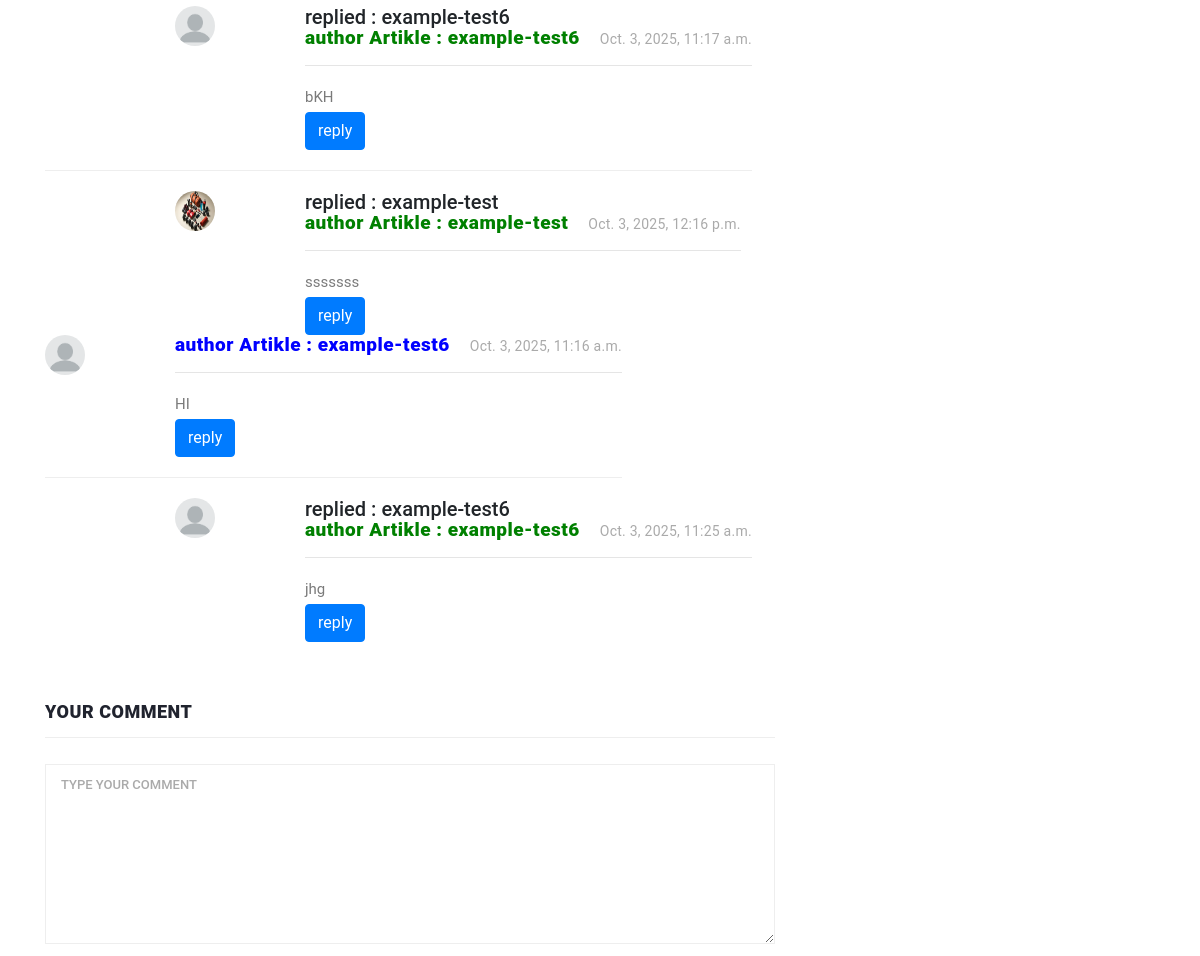
The app's page /article/detail/django (middle part), older data.
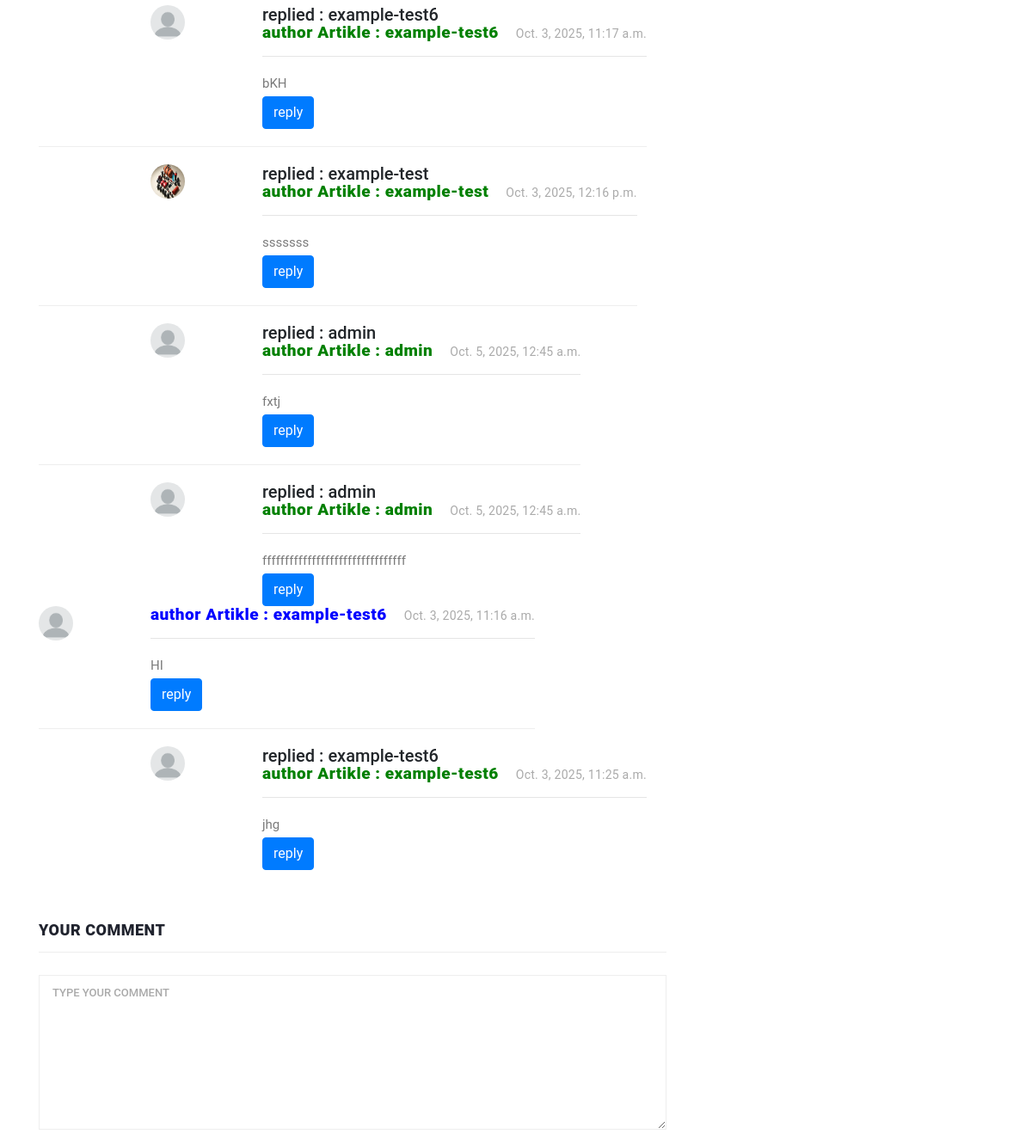
The same page, newer data.
### blog_app/models.py (models this page shows, shortened)
class Comment(models.Model):
    myarticle = models.ForeignKey(artikle,on_delete=models.CASCADE,related_name='commentss')
    user = models.ForeignKey(User,on_delete=models.CASCADE,related_name='comments')
    parent = models.ForeignKey('self',on_delete=models.CASCADE,related_name='replies',null=True,blank=True)
    body = models.TextField()
    created_at = models.DateTimeField(auto_now_add=True)

### account_app/models.py (models this page shows, shortened)
class profile(models.Model):
    myuser = models.OneToOneField(User,on_delete=models.CASCADE)
    family = models.CharField(max_length=25)
    nationalcode = models.CharField(max_length=25)
    image = models.ImageField(upload_to='images/profile',blank=True,null=True)

### blog_app/views.py (the view)
# urls.py: urlpatterns = [path('detail/<slug:slug>',views.post_detail,name='article_detail'),
def post_detail(request, slug):
    articles = artikle.objects.filter(slug=slug)
    if not articles.exists():
        raise Http404("مقاله پیدا نشد")
    arti = articles.first()
    arti.views += 1
    arti.save()
    footer1 = footer.objects.last()
    if request.method == 'POST':
        body = request.POST.get('body')
        parent_id = request.POST.get('parent_id')
        Comment.objects.create(body=body, myarticle=arti, user=request.user, parent_id=parent_id)
    return render(request, 'blog_app/artikle_details.html', {'art': arti, 'footers': footer1})

### blog_app/models.py (called while the page is built)
    def save(self, force_insert = False, force_update = False, using = None, update_fields = None):
        self.slug = slugify(self.title)
        super(artikle,self).save()

### context_processors/context_processors.py (called while the page is built)
def recent_artikles(request):
    recent_art = artikle.objects.order_by('-views')[:3]
    return {'recent_art':recent_art}

def categori_artikles(request):
    categori = category.objects.all()
    return {'cati':categori}

### blog_app/templates/blog_app/artikle_details.html (shortened to what this page needs)
{% extends 'base.html' %}
{% load static %}
{% load render_partial %}
{% block content %}
    <section class="blog-posts grid-system">
      <div class="container">
        <div class="row">
          <div class="col-lg-8">
            <div class="all-blog-posts">
              <div class="row">
                <div class="col-lg-12">
                  <div class="sidebar-item comments">
                    <div class="content">
                      <ul>
                        {% for comm in art.commentss.all %}
                         {% if comm.parent == None %}
                          <li class="comment">
                            <div class="author-thumb">
                              {% if comm.user.profile.image %}
                                <span><img src="{{comm.user.profile.image.url}}" alt="" style="width: 40px;height: 40px;border-radius: 50%;"></span>
                              {% else %}
                                <span><img src="{% static 'images/icons/defaults.png' %}" alt="" style="width: 40px;height: 40px;border-radius: 50%;"></span>
                              {% endif %}
                            </div>
                            <div class="right-content">
                              <h4 style="color: blue;">author Artikle : {{comm.user.username}}<span>{{comm.created_at}}</span></h4>
                              <hr>
                              <p dir="rtl">{{comm.body}}</p>
                              <button class="btn btn-primary" onclick="set_value({{ comm.id }})">reply</button>
                            </div>
                          </li>
                         {% endif %}
                          <ul>
                              {% for reply in comm.replies.all %}
                               <li class="replied">
                                  <div class="author-thumb">
                                    {% if reply.user.profile.image %}
                                      <span><img src="{{reply.user.profile.image.url}}" alt="" style="width: 40px;height: 40px;border-radius: 50%;"></span>
                                    {% else %}
                                      <span><img src="{% static 'images/icons/defaults.png' %}" alt="" style="width: 40px;height: 40px;border-radius: 50%;"></span>
                                    {% endif %}
                                  </div>
                                  <div class="right-content">
                                    <h5> replied : {{reply.user.username}}</h5>
                                    <h4 style="color: green;">author Artikle : {{reply.user.username}}<span>{{reply.created_at}}</span></h4>
                                    <hr>
                                    <p dir="rtl">{{reply.body}}</p>
                                    <button class="btn btn-primary" onclick="set_value({{ comm.id }})">reply</button>
                                  </div>
                               </li>
                              {% endfor %}
                            </ul>
                        {% endfor %}
                      </ul>
                    </div>
                  </div>
                </div>
                <div class="col-lg-12">
                  <div class="sidebar-item submit-comment">
                    <div class="sidebar-heading">
                      <h2>Your comment</h2>
                    </div>
                    <div class="content">
                      <form id="comment" action="#" method="post">
                        <div class="row">
                          <div class="col-md-6 col-sm-12">
                          </div>
                          <div class="col-lg-12">
                            <fieldset>
                              <textarea name="body" rows="6" id="body" placeholder="Type your comment" ></textarea>
                            </fieldset>
                          </div>
                        </div>
                      </form>
                    </div>
                  </div>
                </div>
              </div>
            </div>
          </div>
        </div>
      </div>
    </section>
{% endblock %}

Row changes from the older to the newer data that the page shows:
added Comment: user.username "admin", created_at "Oct. 5, 2025, 12:45 a.m.", body "fxtj"
added Comment: user.username "admin", created_at "Oct. 5, 2025, 12:45 a.m.", body "ffffffffffffffffffffffffffffffff"
